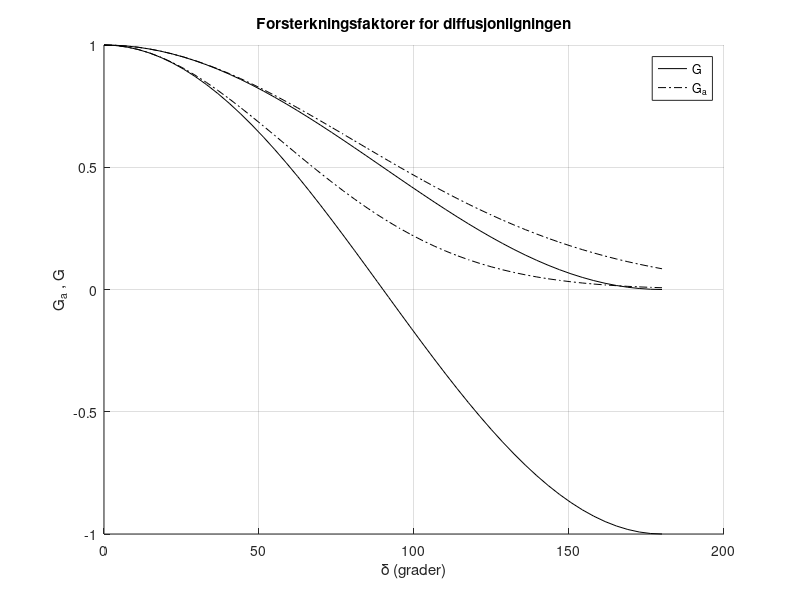

Write MATLAB code to recreate this figure.
% ==== program ampfac ====
%
% Computes the amplification factor G of the 
% FTCS-scheme for diffusion equation
% as a function of the diffusion number D and the 
% phase-angle delta
%
clear; close;
dvecg = linspace(0,180,50);
drad = dvecg*pi/180;% delta i radianer
sdel = sin(drad/2).^2;
ylim([-1 1]);
hold on
for D = [0.25 0.5]
    G = 1 -4*D*sdel;
    Ga = exp(-D*drad.^2);
    plot(dvecg,G,'k');
    plot(dvecg,Ga,'k-.');
end
hold off
grid
title('Forsterkningsfaktorer for diffusjonligningen');
xlabel('\delta (grader)');
ylabel('G{_a} , G');
legend('G','G{_a}');


    